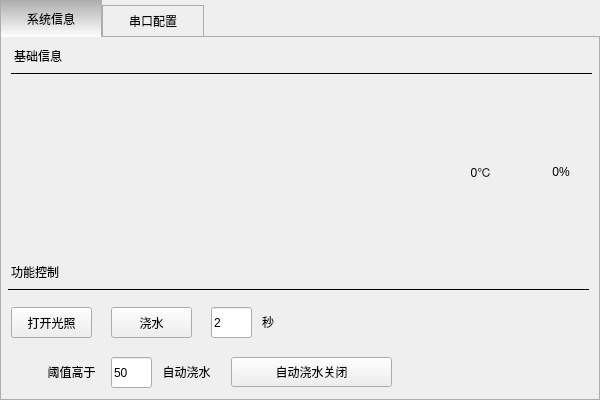
<?xml version="1.0" encoding="UTF-8"?>
<ui version="4.0">
 <class>MainWindow</class>
 <widget class="QMainWindow" name="MainWindow">
  <property name="geometry">
   <rect>
    <x>0</x>
    <y>0</y>
    <width>600</width>
    <height>400</height>
   </rect>
  </property>
  <property name="minimumSize">
   <size>
    <width>600</width>
    <height>400</height>
   </size>
  </property>
  <property name="maximumSize">
   <size>
    <width>600</width>
    <height>400</height>
   </size>
  </property>
  <property name="windowTitle">
   <string>基于Arduino的盆栽培育系统</string>
  </property>
  <widget class="QWidget" name="centralwidget">
   <layout class="QVBoxLayout" name="verticalLayout">
    <property name="spacing">
     <number>0</number>
    </property>
    <property name="leftMargin">
     <number>0</number>
    </property>
    <property name="topMargin">
     <number>0</number>
    </property>
    <property name="rightMargin">
     <number>0</number>
    </property>
    <property name="bottomMargin">
     <number>0</number>
    </property>
    <item>
     <widget class="QTabWidget" name="tabWidget">
      <property name="styleSheet">
       <string notr="true">QTabWidget:pane{
border: 1px solid rgba(173, 173, 173, 255); 
top: -1px;
}

QTabBar::tab{
height:30px; 
min-width:100px;
}

QTabBar::tab:selected{
height:35px;
border:1px solid rgba(173, 173, 173, 255); 
background-color: qlineargradient(spread:pad, x1:0, y1:0, x2:0, y2:1, stop:0 rgba(173, 173, 173, 255), stop:1 rgba(255, 255, 255, 255)); border-bottom-color: none;
}

QTabBar::tab:!selected{
height:30px;
margin-top: 5px;
border:1px solid rgba(173, 173, 173, 255); 
border-bottom: 1px solid rgba(173, 173, 173, 255);
}</string>
      </property>
      <property name="currentIndex">
       <number>0</number>
      </property>
      <widget class="QWidget" name="tab">
       <attribute name="title">
        <string>系统信息</string>
       </attribute>
       <widget class="QLabel" name="temp_img">
        <property name="geometry">
         <rect>
          <x>450</x>
          <y>50</y>
          <width>64</width>
          <height>64</height>
         </rect>
        </property>
        <property name="text">
         <string/>
        </property>
        <property name="pixmap">
         <pixmap resource="images.qrc">:/images/temp.png</pixmap>
        </property>
       </widget>
       <widget class="QLabel" name="line_top">
        <property name="geometry">
         <rect>
          <x>10</x>
          <y>36</y>
          <width>581</width>
          <height>1</height>
         </rect>
        </property>
        <property name="styleSheet">
         <string notr="true">background-color: rgb(0, 0, 0);</string>
        </property>
        <property name="text">
         <string/>
        </property>
       </widget>
       <widget class="QLabel" name="baseInfoTittle">
        <property name="geometry">
         <rect>
          <x>13</x>
          <y>4</y>
          <width>90</width>
          <height>30</height>
         </rect>
        </property>
        <property name="text">
         <string>基础信息</string>
        </property>
       </widget>
       <widget class="QLabel" name="line_bootom">
        <property name="geometry">
         <rect>
          <x>7</x>
          <y>252</y>
          <width>581</width>
          <height>1</height>
         </rect>
        </property>
        <property name="styleSheet">
         <string notr="true">background-color: rgb(0, 0, 0);</string>
        </property>
        <property name="text">
         <string>功能控制</string>
        </property>
       </widget>
       <widget class="QLabel" name="fun_tittle">
        <property name="geometry">
         <rect>
          <x>10</x>
          <y>220</y>
          <width>90</width>
          <height>30</height>
         </rect>
        </property>
        <property name="text">
         <string>功能控制</string>
        </property>
       </widget>
       <widget class="QLabel" name="humidity_img">
        <property name="geometry">
         <rect>
          <x>530</x>
          <y>50</y>
          <width>64</width>
          <height>64</height>
         </rect>
        </property>
        <property name="text">
         <string/>
        </property>
        <property name="pixmap">
         <pixmap resource="images.qrc">:/images/humidity.png</pixmap>
        </property>
       </widget>
       <widget class="QLabel" name="light_img">
        <property name="geometry">
         <rect>
          <x>40</x>
          <y>40</y>
          <width>64</width>
          <height>64</height>
         </rect>
        </property>
        <property name="text">
         <string/>
        </property>
        <property name="pixmap">
         <pixmap resource="images.qrc">:/images/light.png</pixmap>
        </property>
       </widget>
       <widget class="QLabel" name="pump_img">
        <property name="geometry">
         <rect>
          <x>310</x>
          <y>160</y>
          <width>64</width>
          <height>64</height>
         </rect>
        </property>
        <property name="text">
         <string/>
        </property>
        <property name="pixmap">
         <pixmap resource="images.qrc">:/images/pump.png</pixmap>
        </property>
       </widget>
       <widget class="QLabel" name="temp_text">
        <property name="geometry">
         <rect>
          <x>450</x>
          <y>120</y>
          <width>60</width>
          <height>30</height>
         </rect>
        </property>
        <property name="text">
         <string>0℃</string>
        </property>
        <property name="alignment">
         <set>Qt::AlignCenter</set>
        </property>
       </widget>
       <widget class="QLabel" name="humidity_text">
        <property name="geometry">
         <rect>
          <x>530</x>
          <y>120</y>
          <width>60</width>
          <height>30</height>
         </rect>
        </property>
        <property name="text">
         <string>0%</string>
        </property>
        <property name="alignment">
         <set>Qt::AlignCenter</set>
        </property>
       </widget>
       <widget class="QPushButton" name="lightBtn">
        <property name="geometry">
         <rect>
          <x>10</x>
          <y>270</y>
          <width>81</width>
          <height>31</height>
         </rect>
        </property>
        <property name="text">
         <string>打开光照</string>
        </property>
       </widget>
       <widget class="QPushButton" name="pumpBtn">
        <property name="geometry">
         <rect>
          <x>110</x>
          <y>270</y>
          <width>81</width>
          <height>31</height>
         </rect>
        </property>
        <property name="text">
         <string>浇水</string>
        </property>
       </widget>
       <widget class="QLineEdit" name="pump_time">
        <property name="geometry">
         <rect>
          <x>210</x>
          <y>270</y>
          <width>41</width>
          <height>31</height>
         </rect>
        </property>
        <property name="text">
         <string>2</string>
        </property>
       </widget>
       <widget class="QLabel" name="pump_unit">
        <property name="geometry">
         <rect>
          <x>250</x>
          <y>270</y>
          <width>31</width>
          <height>30</height>
         </rect>
        </property>
        <property name="text">
         <string> 秒</string>
        </property>
        <property name="alignment">
         <set>Qt::AlignCenter</set>
        </property>
       </widget>
       <widget class="QLabel" name="plant">
        <property name="geometry">
         <rect>
          <x>210</x>
          <y>80</y>
          <width>128</width>
          <height>128</height>
         </rect>
        </property>
        <property name="text">
         <string/>
        </property>
        <property name="pixmap">
         <pixmap resource="images.qrc">:/images/plant.png</pixmap>
        </property>
       </widget>
       <widget class="QLineEdit" name="pump_threshold">
        <property name="geometry">
         <rect>
          <x>110</x>
          <y>320</y>
          <width>41</width>
          <height>31</height>
         </rect>
        </property>
        <property name="text">
         <string>50</string>
        </property>
       </widget>
       <widget class="QLabel" name="pump_unit_2">
        <property name="geometry">
         <rect>
          <x>150</x>
          <y>320</y>
          <width>71</width>
          <height>30</height>
         </rect>
        </property>
        <property name="text">
         <string>自动浇水</string>
        </property>
        <property name="alignment">
         <set>Qt::AlignCenter</set>
        </property>
       </widget>
       <widget class="QLabel" name="pump_unit_3">
        <property name="geometry">
         <rect>
          <x>30</x>
          <y>320</y>
          <width>81</width>
          <height>30</height>
         </rect>
        </property>
        <property name="text">
         <string>阈值高于</string>
        </property>
        <property name="alignment">
         <set>Qt::AlignCenter</set>
        </property>
       </widget>
       <widget class="QToolButton" name="autowaterBtn">
        <property name="geometry">
         <rect>
          <x>230</x>
          <y>320</y>
          <width>161</width>
          <height>30</height>
         </rect>
        </property>
        <property name="text">
         <string>自动浇水关闭</string>
        </property>
        <property name="icon">
         <iconset resource="images.qrc">
          <normaloff>:/images/switchOff.png</normaloff>:/images/switchOff.png</iconset>
        </property>
        <property name="iconSize">
         <size>
          <width>50</width>
          <height>25</height>
         </size>
        </property>
        <property name="toolButtonStyle">
         <enum>Qt::ToolButtonTextBesideIcon</enum>
        </property>
        <property name="arrowType">
         <enum>Qt::NoArrow</enum>
        </property>
       </widget>
      </widget>
      <widget class="QWidget" name="tab_2">
       <attribute name="title">
        <string>串口配置</string>
       </attribute>
       <widget class="QComboBox" name="ports">
        <property name="geometry">
         <rect>
          <x>100</x>
          <y>10</y>
          <width>100</width>
          <height>30</height>
         </rect>
        </property>
       </widget>
       <widget class="QLabel" name="label">
        <property name="geometry">
         <rect>
          <x>10</x>
          <y>10</y>
          <width>80</width>
          <height>30</height>
         </rect>
        </property>
        <property name="text">
         <string>串口号:</string>
        </property>
       </widget>
       <widget class="QLabel" name="label_2">
        <property name="geometry">
         <rect>
          <x>10</x>
          <y>50</y>
          <width>80</width>
          <height>30</height>
         </rect>
        </property>
        <property name="text">
         <string>波特率:</string>
        </property>
       </widget>
       <widget class="QComboBox" name="bauds">
        <property name="geometry">
         <rect>
          <x>100</x>
          <y>50</y>
          <width>100</width>
          <height>30</height>
         </rect>
        </property>
        <item>
         <property name="text">
          <string>9600</string>
         </property>
        </item>
        <item>
         <property name="text">
          <string>38400</string>
         </property>
        </item>
        <item>
         <property name="text">
          <string>115200</string>
         </property>
        </item>
       </widget>
       <widget class="QToolButton" name="serialBtn">
        <property name="geometry">
         <rect>
          <x>100</x>
          <y>100</y>
          <width>100</width>
          <height>30</height>
         </rect>
        </property>
        <property name="text">
         <string>打开串口</string>
        </property>
       </widget>
      </widget>
     </widget>
    </item>
   </layout>
  </widget>
 </widget>
 <resources>
  <include location="images.qrc"/>
 </resources>
 <connections/>
</ui>
